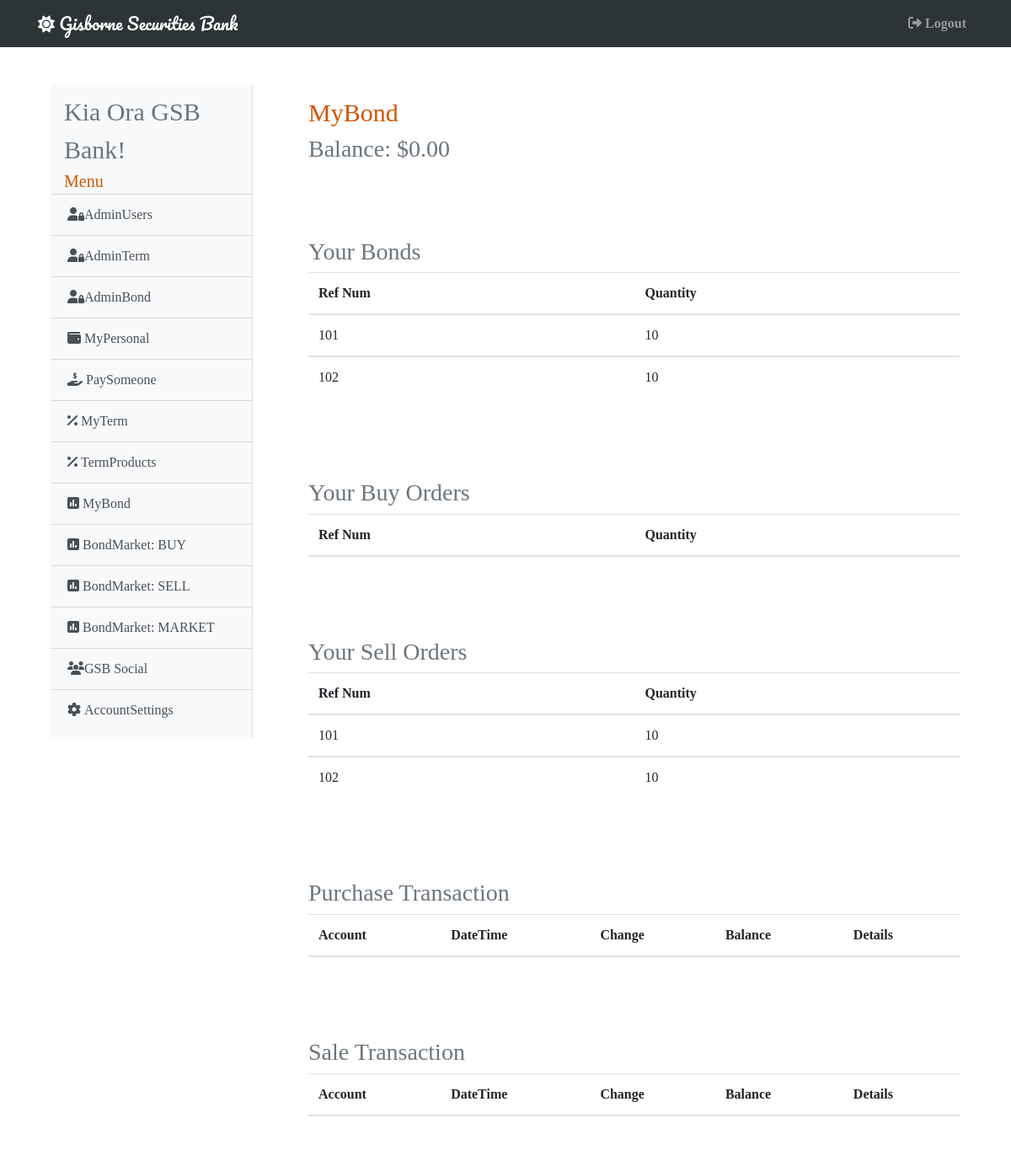
Before: /mybond (signed in) with the older database file.
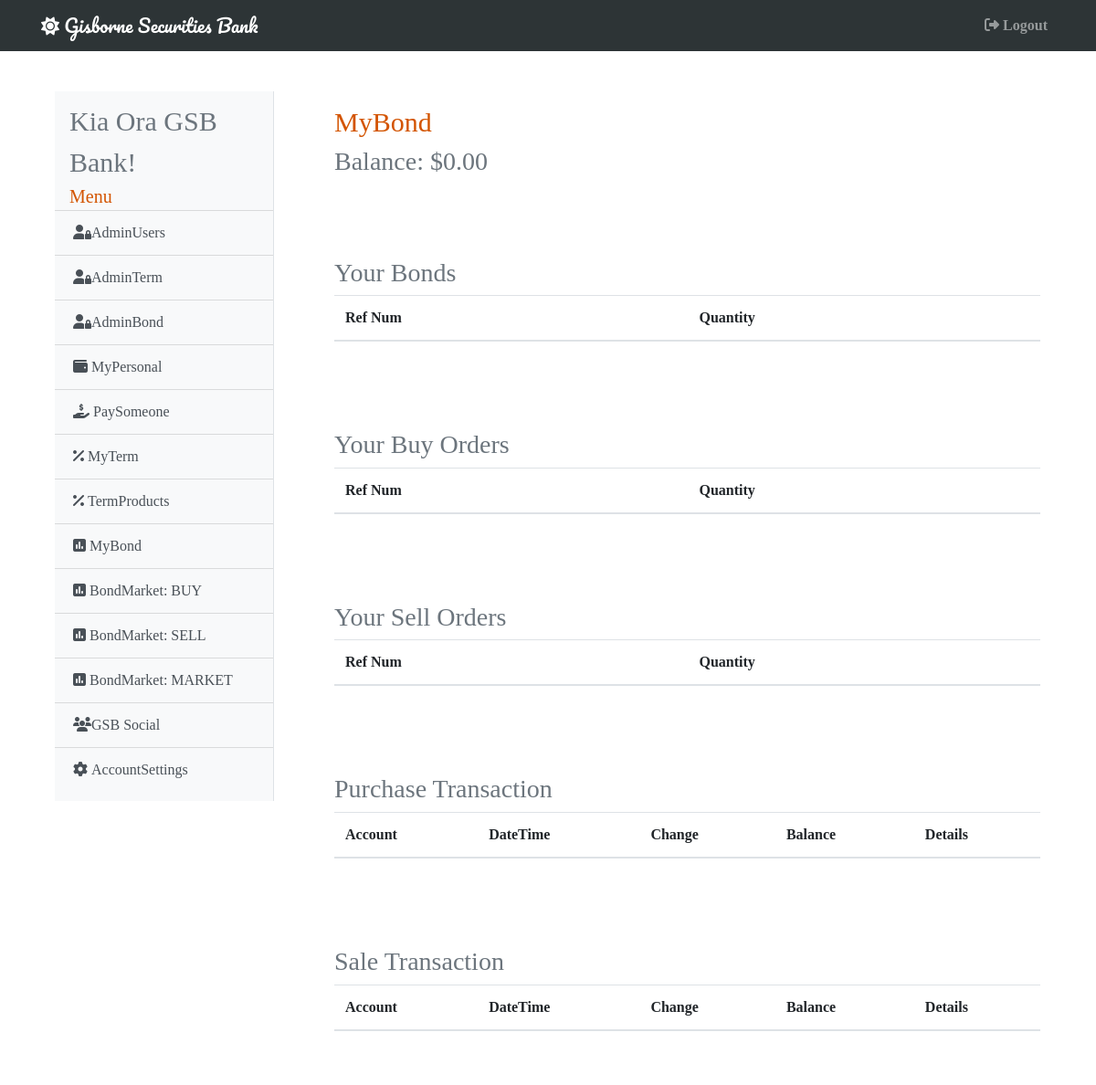
After: the same page with the newer database file.
### gsb/models.py (models this page shows)
class Bonds(db.Model):
    __tablename__ = 'bonds'
    __table_args__ = {'extend_existing': True}
    user_id = db.Column(db.Integer, db.ForeignKey('user.id'), primary_key=True)
    bond_id = db.Column(db.Integer, db.ForeignKey('bond.id'), primary_key=True)
    quantity = db.Column(db.Integer, nullable=False)
    timestamp = db.Column(db.DateTime, nullable=False,
        default=datetime.now())
    owner = db.relationship("User", backref="bond_owner")
    bond = db.relationship("Bond", backref="bond")

class Sells(db.Model):
    __tablename__ = 'sells'
    __table_args__ = {'extend_existing': True}
    user_id = db.Column(db.Integer, db.ForeignKey('user.id'), primary_key=True)
    bond_id = db.Column(db.Integer, db.ForeignKey('bond.id'), primary_key=True)
    quantity = db.Column(db.Integer, nullable=False)
    offer = db.Column(db.Numeric(6, 2), nullable=False)
    rate = db.Column(db.Numeric(4, 2), nullable=True)
    yd = db.Column(db.Numeric(4, 4), nullable=False)
    seller = db.relationship("User", backref="seller")
    bond = db.relationship("Bond", backref="bond_sell")

### gsb/bond/routes.py (the view)
@bond.route('/mybond', methods=['GET'])
@login_required
def my_bond():
    user = current_user.id
    personal = User.query.filter_by(id=user).first_or_404()
    bonds = Bonds.query.filter_by(user_id=user).all()
    sends = Sends.query.filter_by(sender_id=user, b_transaction=True).order_by(Sends.timestamp.desc()).all()
    receives = Receives.query.filter_by(receiver_id=user, b_transaction=True).order_by(Receives.timestamp.desc()).all()
    buys = Buys.query.filter_by(user_id=user).order_by(Buys.bond_id).all()
    sells = Sells.query.filter_by(user_id=user).order_by(Sells.bond_id).all()
    if current_user.admin == True:
        sends = Sends.query.filter_by(b_transaction=True).order_by(Sends.timestamp.desc()).all()
        receives = Receives.query.filter_by(b_transaction=True).order_by(Receives.timestamp.desc()).all()
    return render_template('bonds/my_bond.html', title='MyBond', personal=personal, sends=sends, receives=receives, bonds=bonds, buys=buys, sells=sells)

### gsb/models.py (called while the page is built)
@login_manager.user_loader
def load_user(user_id):
    return User.query.get(int(user_id))

### gsb/templates/bonds/my_bond.html (shortened to what this page needs)
{% extends 'base.html' %}
{% block content %}
    <div class="card-body shadow-lg p-3 mb-5 bg-white rounded">
        <h1 style="font-size: 30px; color: #d35400;">MyBond</h1>
        <h3 class="text-muted">Balance: ${{ personal.bond }}</h3>
    </div>
    <div class="card-body shadow-lg p-3 mb-5 bg-white rounded" style="max-height: 500px; overflow: scroll;">
      <h3 class="text-muted">Your Bonds</h3>
        <table class="table">
          <thead>
            <tr>
              <th scope="col">Ref Num</th>
              <th scope="col">Quantity</th>
            </tr>
            {% for bond in bonds %}
          </thead>
          <tbody>
            <tr>
              <td scope="row">{{ bond.bond_id+100 }}</td>
              <td>{{ bond.quantity }}</td>
            </tr>
            {% endfor %}
          </tbody>
        </table>
    </div>
    <div class="card-body shadow-lg p-3 mb-5 bg-white rounded" style="max-height: 500px; overflow: scroll;">
      <h3 class="text-muted">Your Buy Orders</h3>
        <table class="table">
          <thead>
            <tr>
              <th scope="col">Ref Num</th>
              <th scope="col">Quantity</th>
            </tr>
        </table>
    </div>
    <div class="card-body shadow-lg p-3 mb-5 bg-white rounded" style="max-height: 500px; overflow: scroll;">
      <h3 class="text-muted">Your Sell Orders</h3>
        <table class="table">
          <thead>
            <tr>
              <th scope="col">Ref Num</th>
              <th scope="col">Quantity</th>
            </tr>
            {% for sell in sells %}
          </thead>
          <tbody>
            <tr>
              <td scope="row">{{ sell.bond_id+100 }}</td>
              <td>{{ sell.quantity }}</td>
            </tr>
            {% endfor %}
          </tbody>
        </table>
    </div>
    <div class="card-body shadow-lg p-3 mb-5 bg-white rounded" style="max-height: 500px; overflow: scroll;">
      <h3 class="text-muted">Purchase Transaction</h3>
        <table class="table">
          <thead>
            <tr>
              <th scope="col">Account</th>
              <th scope="col">DateTime</th>
              <th scope="col">Change</th>
              <th scope="col">Balance</th>
              <th scope="col">Details</th>
            </tr>
        </table>
    </div>
    <div class="card-body shadow-lg p-3 mb-5 bg-white rounded" style="max-height: 500px; overflow: scroll;">
      <h3 class="text-muted">Sale Transaction</h3>
        <table class="table">
          <thead>
            <tr>
              <th scope="col">Account</th>
              <th scope="col">DateTime</th>
              <th scope="col">Change</th>
              <th scope="col">Balance</th>
              <th scope="col">Details</th>
            </tr>
        </table>
    </div>
{% endblock %}

Changed rows visible on the page:
removed Bonds: bond.bond_id+100 "101", quantity "10"
removed Bonds: bond.bond_id+100 "102", quantity "10"
removed Sells: sell.bond_id+100 "101", quantity "10"
removed Sells: sell.bond_id+100 "102", quantity "10"
